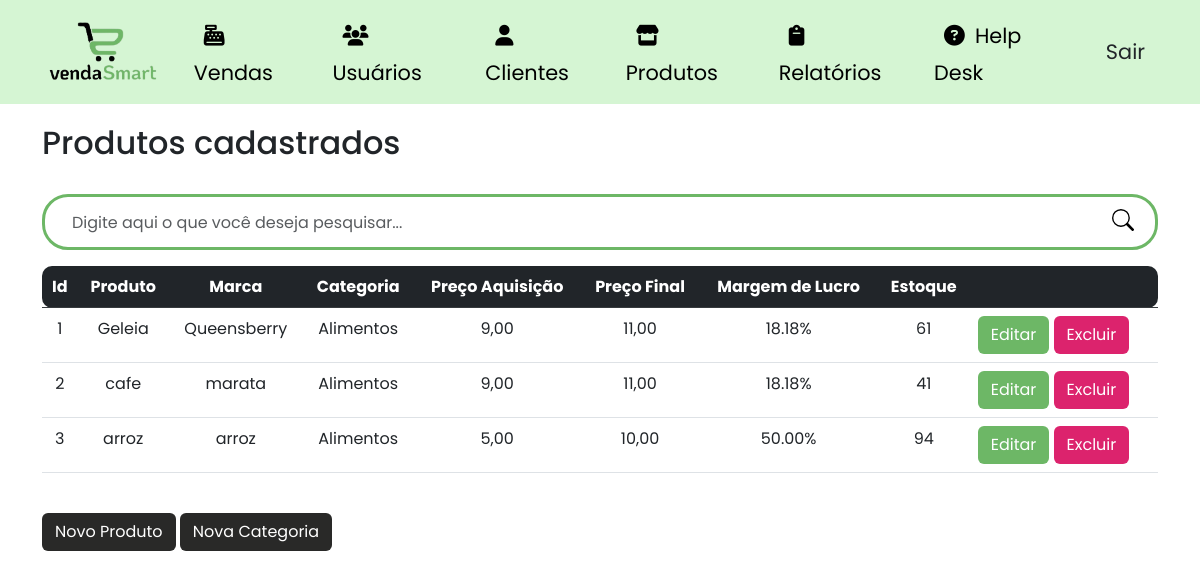
Before: /produtos (signed in) with the older database file.
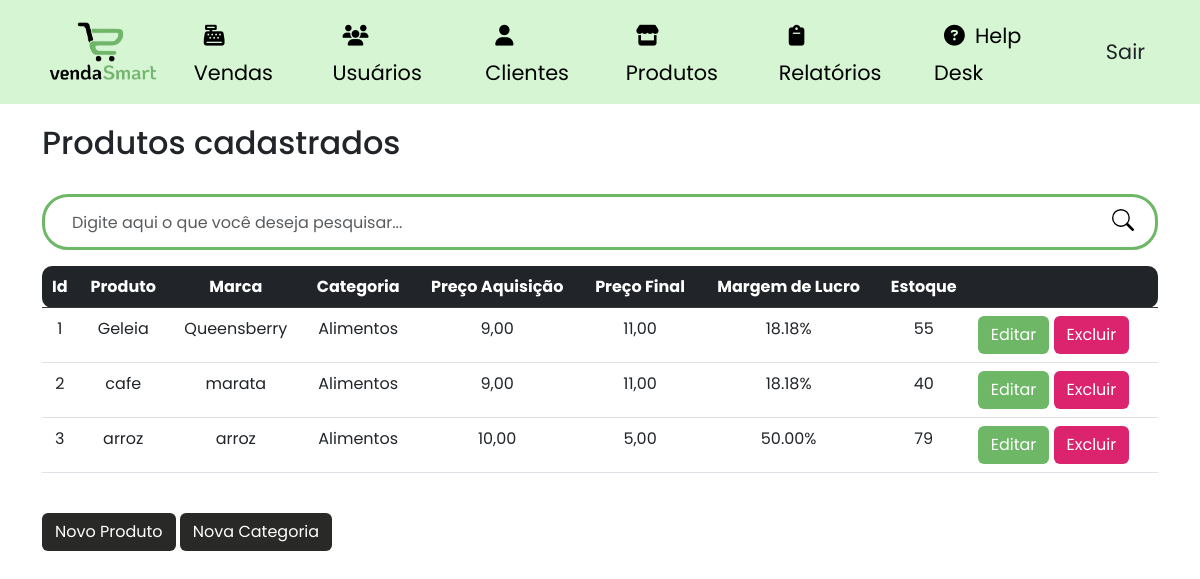
After: the same page with the newer database file.
### site_atividade/models/__init__.py (models this page shows, shortened)
class Produtos(database.Model):
    id_produtos = database.Column(database.Integer, primary_key=True)
    produto = database.Column(database.String, nullable=False)
    marca = database.Column(database.String, nullable=False)
    preco_aquisicao = database.Column(database.Float, nullable=False)
    preco = database.Column(database.Float, nullable=False)
    estoque = database.Column(database.Integer, nullable=False)
    margem_lucro = database.Column(database.Float, nullable=True)
    categoria_fk = database.Column(database.Integer, database.ForeignKey('categoria.id_categoria'), nullable=False)
    itens_venda = database.relationship('ItemVenda', backref='produto')

class Categoria(database.Model):
    id_categoria = database.Column(database.Integer, primary_key=True)
    categoria = database.Column(database.String, nullable=False)
    produtos = database.relationship('Produtos', backref='categoria', lazy=True)

### site_atividade/routers/__init__.py (the view)
@app.route("/produtos")
@login_required
def produtos():
    search_term = request.args.get('search')
    if search_term:
        produtos = Produtos.query.filter(Produtos.produto.ilike(f'%{search_term}%')).all()
    else:
        produtos = Produtos.query.all()
    categorias = Categoria.query.all()  # Obter todas as categorias
    return render_template('lista_produto.html', produtos=produtos, categorias=categorias)

### site_atividade/models/__init__.py (called while the page is built)
@login_manager.user_loader
def load_usuario(id_usuario):
    return Usuario.query.get(int(id_usuario))

### site_atividade/templates/lista_produto.html (shortened to what this page needs)
{% extends 'base.html' %}
{% block body %}
        <div class="container theme-showcase" role="main">
            <br>
            <div class="page-header">
                <h2 class="box-title col-md-12">Produtos cadastrados</h2>
            </div>
            <br>
            <div class="search-box">
                <form class="form-search" action="{{ url_for('produtos') }}" method="GET">
                    <div class="input-group form-group-search">
                        <input type="text" class="form-control form-control-search" placeholder="Digite aqui o que você deseja pesquisar..." id="search-input" name="search">
                        <span class="input-group-btn">
                            <button class="btn-search type="submit"></button>
                        </span>
                    </div>
                </form>
            </div>
            <div class="list-product">
                <table class="table table-hover scrollable-table">
                    <thead class="table-dark">
                        <tr>
                            <th class="text-center table-rounded-start">Id</th>
                            <th class="text-center">Produto</th>
                            <th class="text-center">Marca</th>
                            <th class="text-center">Categoria</th>
                            <th class="text-center">Preço Aquisição</th>
                            <th class="text-center">Preço Final</th>
                            <th class="text-center">Margem de Lucro</th>
                            <th class="text-center">Estoque</th>
                            <th class="table-rounded-end"> </th>
                        </tr>
                    </thead>
                    <tbody>
                    {% for produto in produtos %}
                        <tr data-href="#">
                           </td> <td class="text-center"> {{ produto.id_produtos }} </td>
                            <td class="text-center">{{ produto.produto }}</td>
                            <td class="text-center ">{{ produto.marca }}</td>
                            <td class="text-center">{{ produto.categoria.categoria }}</td>
                            <td class="text-center">{{ "{:.2f}".format(produto.preco_aquisicao).replace('.', ',') }}</td>
                            <td class="text-center">{{ "{:.2f}".format(produto.preco).replace('.', ',') }}</td>
                            <td class="text-center">{{ "{:.2f}%".format(produto.margem_lucro) }}</td>
                            <td class="text-center">{{ produto.estoque }}</td>
                            <td class="btn-edit-delete text-right">
                                <a class="btn btn-color1 text-white" data-toggle="modal" data-target="#editProdutoModal{{ produto.id_produtos }}">Editar</a>
                                <a class="btn btn-color2 text-white" data-toggle="modal" data-target="#deleteProdutoModal{{ produto.id_produtos }}">Excluir</a>
                            </td>
                        </tr>
                    {% endfor %}
                    </tbody>
                </table>
            </div>
            <br>
            <div class="pull-right">
                <button type="button" class="btn btn-color3" data-toggle="modal" data-target="#addProdutoModal">
                    Novo Produto
                </button>
                <button type="button" class="btn btn-color3" data-toggle="modal" data-target="#addCategoriaModal">
                    Nova Categoria
                </button>
            </div>
{% endblock %}

### site_atividade/templates/base.html (shortened to what this page needs)
<html lang="pt-BR">
    <head>
        <link href="https://cdn.jsdelivr.net/npm/bootstrap@5.3.0-alpha3/dist/css/bootstrap.min.css" rel="stylesheet">
        <link rel="stylesheet" href="{{ url_for('static', filename='css/product.css') }}">
        <link rel="stylesheet" href="{{ url_for('static', filename='css/navbar.css') }}">
        <link rel="stylesheet" href="{{ url_for('static', filename='css/style.css') }}">
        <link rel="stylesheet" href="{{ url_for('static', filename='css/vendas.css') }}">
        <link rel="stylesheet" href="{{ url_for('static', filename='css/usuario.css') }}">
        <link rel="stylesheet" href="https://cdnjs.cloudflare.com/ajax/libs/font-awesome/6.4.0/css/all.min.css"/>
        <link rel="stylesheet" href="https://cdn.jsdelivr.net/npm/bootstrap-icons@1.10.5/font/bootstrap-icons.css">
    </head>
    <body>
        {% include 'navbar.html' %}
        {% block body %}
        {% endblock %}
    </body>
</html>

### site_atividade/templates/navbar.html (shortened to what this page needs)
<nav class="navbar navbar-expand-lg fixed-top navbar-light">
  <div class="container">
    <a class="navbar-brand" href="#"
      ><img
        id="MDB-logo"
        src="static/image/logo-body7.png"
        alt="vendasSmart"
        draggable="false"
        height="70"
    /></a>
    <div class="collapse navbar-collapse nav-transition" id="navbarSupportedContent">
      <ul class="navbar-nav ms-auto align-items-center">
        {% if current_user.is_authenticated %}
        <li class="nav-item">
          <a class="nav-link mx-2" href="{{ url_for('vendas') }}"><i class="fa-solid fa-cash-register style="color: #000000;"></i>Vendas</a>
        </li>
        <li class="nav-item">
          <a class="nav-link mx-2" href="{{ url_for('usuarios') }}"><i class="fa-solid fa-users" style="color: #000000;"></i>Usuários</a>
        </li>
        <li class="nav-item">
          <a class="nav-link mx-2" href="{{ url_for('clientes') }}"><i class="fa-solid fa-user" style="color: #000000;"></i>Clientes</a>
        </li>
        <li class="nav-item">
          <a class="nav-link mx-2" href="{{ url_for('produtos') }}"><i class="fa-solid fa-store" style="color: #000000;"></i>Produtos</a>
        </li>
        <li class="nav-item">
          <a class="nav-link mx-2" href="{{ url_for('relatorio_vendas_diario') }}"><i class="fa-solid fa-clipboard" style="color: #000000;"></i>Relatórios</a>
        </li>
        <li class="nav-item">
          <a class="nav-link mx-2" href="{{ url_for('helpdesk') }}"><i class="fa-solid fa-circle-question" style="color: #000000;"></i>Help Desk</a>
        </li>
        <li class="nav-item ms-3">
            <a class="btn btn-black btn-rounded" href="{{ url_for('logout') }}">Sair</a>
        </li>
        {% else %}
        <li class="nav-item">
          <a class="nav-link mx-2" href="{{ url_for('login') }}"><i class="fas fa-heart pe-2"></i>Login</a>
        </li>
        {% endif %}
      </ul>
    </div>
  </div>
</nav>

### site_atividade/static/css/product.css (style rules this page uses)
.list-product { max-height: 550px; overflow: auto; }
.scrollable-table { overflow-y: auto; }
.form-search { grid-template-rows: 100vh; }
.form-group-search { border: 3px solid #6DB766; border-radius: 26px; padding: 5px 15px; }
.form-control-search { width: 350px; height: 40px; border : none; }
.btn-search { float: right; width: 34px; height: 36px; border: none; background: #fff; }
input[type="text"] { outline: none; box-shadow: none !important; }

### site_atividade/static/css/navbar.css (style rules this page uses)
.navbar-light .navbar-nav .nav-link { color: #000; }
.navbar { background-color: #D5F5D3; }
.collapse > ul > li > a { font-size: 1.3em; }
i { padding: 10px; }

### site_atividade/static/css/style.css (style rules this page uses)
body { padding-top: 100px; font-family: 'Poppins', sans-serif; }
.btn-color1 { background-color: #6DB766; transition: .5s; }
.btn-color2 { background-color: #DC236D; transition: .5s; }
.btn-color3 { background-color: #292928; transition: .5s; color: #fff; }
.table-rounded-start { border-top-left-radius: 10px; border-bottom-left-radius: 10px; }
.table-rounded-end { border-top-right-radius: 10px; border-bottom-right-radius: 10px; }

### site_atividade/static/css/vendas.css (style rules this page uses)
.scrollable-table { overflow-y: auto; }

Changed rows visible on the page:
changed Produtos "Geleia": estoque "61" → "55"
changed Produtos "cafe": estoque "41" → "40"
changed Produtos "arroz": preco_aquisicao "5,00" → "10,00"; preco "10,00" → "5,00"; estoque "94" → "79"
